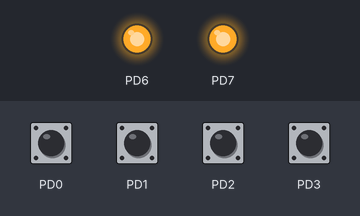
Bench run of a program on a simulated ATmega16, built with avr-gcc and emulated at 1 MHz. Shown: output pins drawn as LEDs (lit = HIGH). The test bench sets the inputs (shaded band); at power-on: PD0–3 HIGH. Pins used as bus, display or sensor lines are not drawn.

Above: at 0.1 s.
Timing chart, 0 to 1.6 s (numbered marks = the images above):
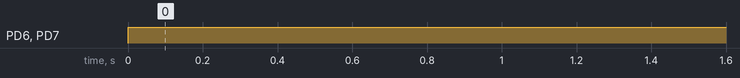

The program:

main.c
```c
#include <avr\io.h>

/*
Ocr  pulse values
38      600us 0deg
66      1050  45
94      1500  90
122     1950  135
150     2400  180
*/

int main(void) {

//Port D pins as input

DDRD=0xF0;

//Enable internal pull ups

PORTD=0xFF;

//Set PORTB1 pin as output

//DDRB=0xFF;

//TOP=ICR1;

//Output compare OC1A 8 bit non inverted PWM

//Clear OC1A on Compare Match, set OC1A at TOP

//Fast PWM

//ICR1=1250 defines 50Hz PWM-16mhz/256

ICR1=1250;

TCCR1A|=(0<<COM1A0)|(1<<COM1A1)|(0<<COM1B0)|(1<<COM1B1)|

(0<<FOC1A)|(0<<FOC1B)|(1<<WGM11)|(0<<WGM10);

TCCR1B|=(0<<ICNC1)|(0<<ICES1)|(1<<WGM13)|(1<<WGM12)|

(1<<CS12)|(0<<CS11)|(0<<CS10);

//start timer with prescaler 8

for (;;) {

if(bit_is_clear(PIND, 0)){

//increase duty cycle

OCR1A=38;
OCR1B=38;

loop_until_bit_is_set(PIND, 0);

}

if(bit_is_clear(PIND, 1)) {

//decease duty cycle

OCR1A=66;
OCR1B=66;

loop_until_bit_is_set(PIND, 1);

}

if(bit_is_clear(PIND, 2)){

//increase duty cycle

OCR1A=94;
OCR1B=94;

loop_until_bit_is_set(PIND, 2);

}

if(bit_is_clear(PIND, 3)) {

//decease duty cycle

OCR1A=150;
OCR1B=150;

loop_until_bit_is_set(PIND, 3);

}


}

}
```

Measured:
- by itself, PD6, PD7: LOW → HIGH at 0.00 s
